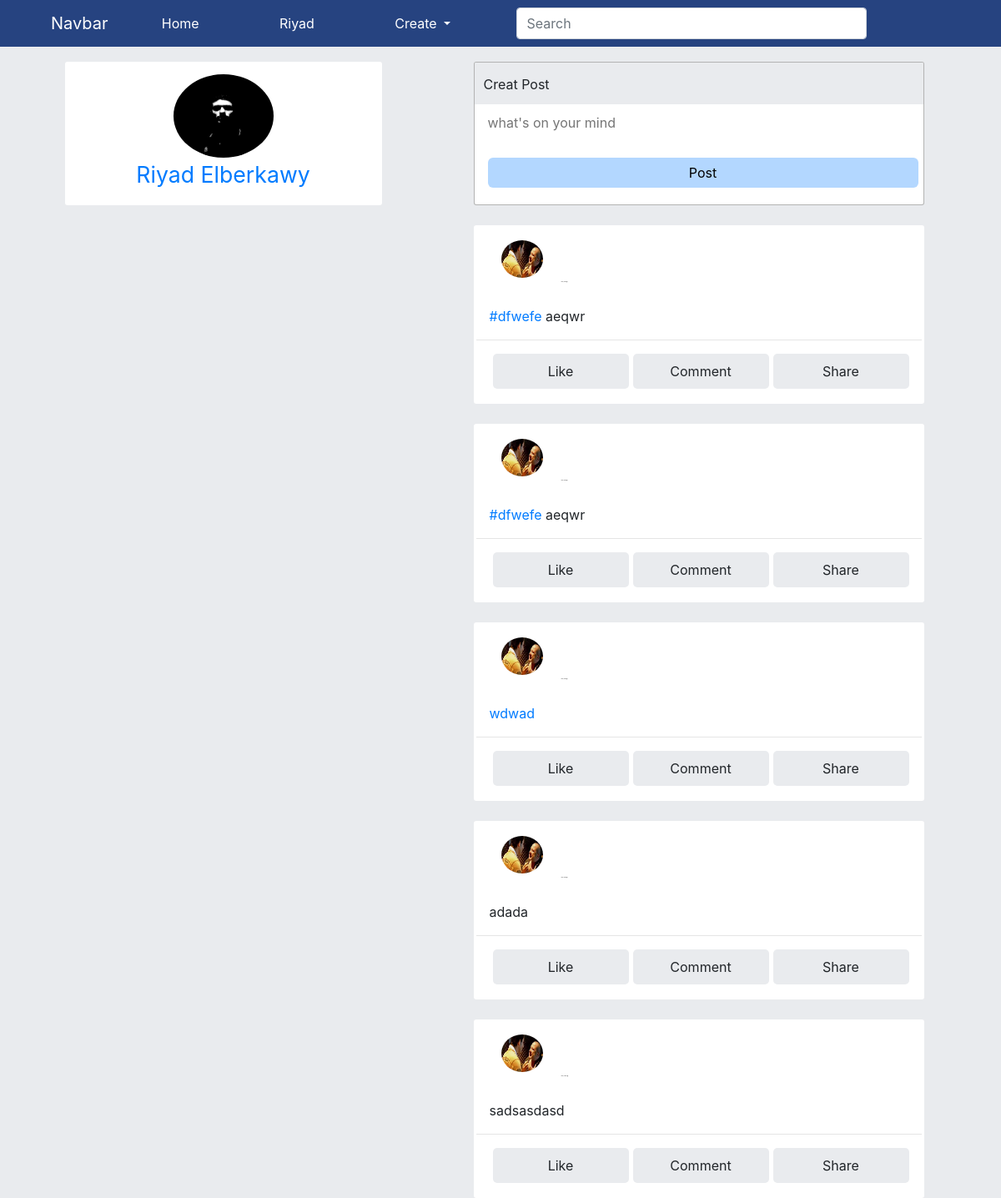
The page / (signed in) on the database as committed earlier.
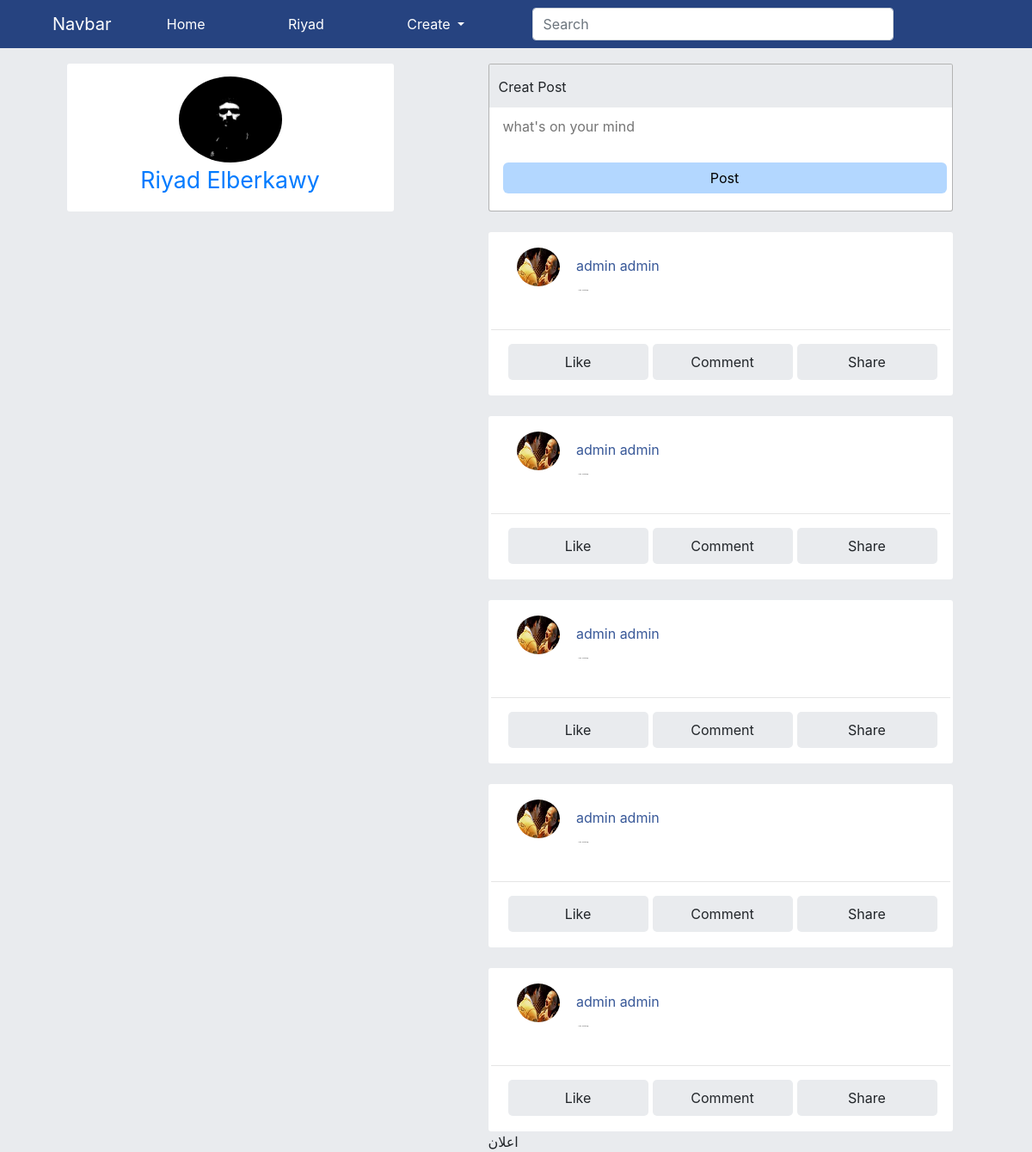
The same page on the database as committed later.
### posts/models.py (models this page shows, shortened)
class Post(models.Model):
    author          = models.ForeignKey(Profile, on_delete=models.CASCADE, related_name='posts', blank=True, null=True)
    content         = RichTextField(blank=True, null=True)
    created_at      = models.DateTimeField(default=timezone.now)
    update_at       = models.DateTimeField(auto_now=True)
    viewers         = models.ManyToManyField(Users, related_name='viewed_posts', default=None, blank=True)
    likes          = models.ManyToManyField(Users, related_name='liked_posts', default=None, blank=True)

### accounts/models.py (models this page shows, shortened)
class Profile(models.Model):
	user                = models.OneToOneField(Users, on_delete=models.CASCADE, related_name='profile')
	username			= models.CharField(max_length=30)
	first_name 			= models.CharField(max_length=30)
	last_name 			= models.CharField(max_length=30)
	picture				= models.ImageField(upload_to=profile_picture_upload, default="default.jpg")
	cover				= models.ImageField(upload_to=profile_cover_upload, default="default.jpg")
	bio					= models.TextField(max_length=150, blank=True, null=True)
	university			= models.CharField(max_length=30)
	faculty				= models.CharField(max_length=30)
	level				= models.CharField(max_length=30)
	nationality			= models.CharField(max_length=30)
	location			= models.CharField(max_length=30)
	followers 			= models.ManyToManyField(Users, related_name='followers', default=None, blank=True)
	following 			= models.ManyToManyField(Users, related_name='following', default=None, blank=True)

### timeline/views.py (the view)
# urls.py: path('', views.home_page, name="timeline_page"),
def home_page(request):
    cache.clear()
    user = request.user
    if user.is_authenticated:
        user_authenticated = Profile.objects.get(user=request.user)
        posts = Post.objects.filter(author__in=user.following.all()).order_by('-created_at')
        page = request.GET.get('page', 1)
        paginator = Paginator(posts, 5)
        try:
            posts = paginator.page(page)
        except PageNotAnInteger:
            posts = paginator.page(1)
        except EmptyPage:
            posts = paginator.page(paginator.num_pages)
        context = {
            'user' : user_authenticated,
            'posts' : posts,
            'now': timezone.now
        }
        template = "home.html"
        return render(request, template, context)
    return redirect('login')

### timeline/templates/home.html (shortened to what this page needs)
{% extends 'base.html' %}
{% load static %}
{% block content %}
    <div id="home-body" class="container">
        <div class="row row-cols-md-2 row-cols-1">
            <section id="left-side" class=" col col-md-4 container-fluid ">
                <div class="info-side row row-cols-1">
                    <div class="user col">
                        <a href="{% url 'profile' user.username %}">
                            <img src="{{ user.picture.url }}" alt="{{ user.username }}"><br>
                            <span>{{ user.user.first_name }} {{ user.user.last_name }}</span>
                        </a>
                    </div>
                </div>
            </section>
            <div class="container">
                <div class="row row-cols-1">
                    {% include 'create_post.html' %}
                    <div id="time-line">
                        {% for post in posts %}
                            <div class="post">{% include 'post-box.html' %}</div>
                        {% endfor %}
                        {% if posts.has_next %}
                            <div class="post">اعلان</div>
                        {% endif %}
                    </div>
                </div>
            </div>
        </div>
{% endblock %}

### templates/post-box.html (shortened to what this page needs)
    <div data-key="{{ post.id }}" class="post-body col container">
        <div class="row row-cols-1">
            <div class="publisher col">
                <div>
                    <a href="{% url 'profile' post.author.username %}">
                        <img src="{{ post.author.picture.url }}" alt="{{ post.author.username }}" class="col">
                        <span style="color: #385898" >{{ post.author.first_name }} {{ post.author.last_name }}</span>
                    </a>
                </div>
                {% if post.created_at|date:'P' == now|date:'P' %}
                    <span class="since" style="color: #007bff">Now</span>
                {% elif post.created_at|date:'Y' <  now|date:'Y' %}
                    <span class="since">{{ post.created_at|date:'Y,M,d' }}</span>
                {% else %}
                    <span class="since">{{ post.created_at  | timesince }} ago</span>
                {% endif %}
            </div>
            <div class="post-content col">
                {{ post.content |safe}}
            </div>
            <hr>
            <div class="_ip col ">
                <ul class="row row-cols=3">
                    {% if request.user in post.likes.all %}
                        <a class="col like-btn active" href="#">Like</a>
                        {% else %}
                            <a class="col like-btn" href="#">Like</a>
                    {% endif %}
                    <a   class="col comment-btn" href="#">Comment</a>
                    <a class="col" href="#">Share</a>
                </ul>
            </div>
        </div>
    </div>

Rows that differ between the two databases and show on the page:
no longer on this page (row unchanged): Post: author.picture (placeholder picture), content "#dfwefe aeqwr", shows "Like"
no longer on this page (row unchanged): Post: author.picture (placeholder picture), content "#dfwefe aeqwr", shows "Like"
no longer on this page (row unchanged): Post: author.picture (placeholder picture), content "wdwad", shows "Like"
no longer on this page (row unchanged): Post: author.picture (placeholder picture), content "adada", shows "Like"
no longer on this page (row unchanged): Post: author.picture (placeholder picture), content "sadsasdasd", shows "Like"
added Post: author.picture (placeholder picture), author.first_name "admin", author.last_name "admin", shows "Like"
added Post: author.picture (placeholder picture), author.first_name "admin", author.last_name "admin", shows "Like"
added Post: author.picture (placeholder picture), author.first_name "admin", author.last_name "admin", shows "Like"
added Post: author.picture (placeholder picture), author.first_name "admin", author.last_name "admin", shows "Like"
added Post: author.picture (placeholder picture), author.first_name "admin", author.last_name "admin", shows "Like"
Other text that changed with them:
text now shown: "اعلان"
